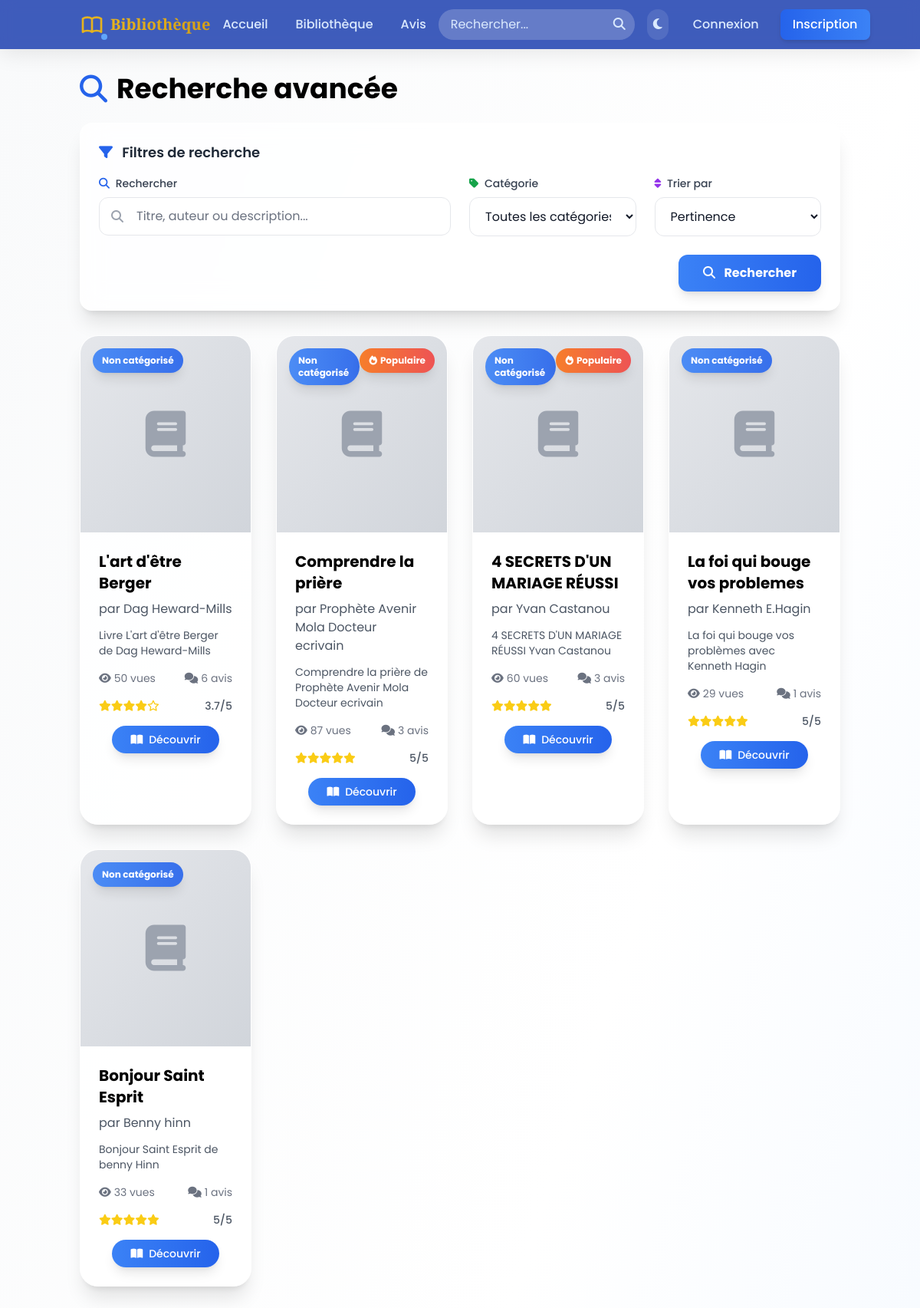
Screenshot of /search.php with the database file from the repository.
### tables this page shows
CREATE TABLE `books` (
  `id` int(11) NOT NULL,
  `title` varchar(255) NOT NULL,
  `description` text DEFAULT NULL,
  `author` varchar(100) DEFAULT NULL,
  `cover_image` varchar(255) DEFAULT NULL,
  `file_path` varchar(255) NOT NULL,
  `pages_count` int(11) DEFAULT NULL,
  `publication_year` int(11) DEFAULT NULL,
  `publisher` varchar(100) DEFAULT NULL,
  `is_featured` tinyint(1) DEFAULT 0,
  `views_count` int(11) DEFAULT 0,
  `created_at` timestamp NULL DEFAULT current_timestamp(),
  `updated_at` timestamp NULL DEFAULT current_timestamp() ON UPDATE current_timestamp()
);

### search.php (the view, shortened to what the rows shown need)
<?php
require_once "classes/Core.php";
require_once "classes/Models.php";
require_once "classes/Repositories.php";
try {
    $bookRepository = new BookRepository();
    $search_query = trim($_GET['q'] ?? '');
    $category_id = intval($_GET['category'] ?? 0);
    $sort = $_GET['sort'] ?? 'relevance';
    $page = max(1, intval($_GET['page'] ?? 1));
    $per_page = 16;
    $offset = ($page - 1) * $per_page;
    if (!empty($search_query)) {
        $books = $bookRepository->searchWithSort($search_query, $sort, $per_page, $offset);
        $total_books = $bookRepository->countSearch($search_query);
    } elseif ($category_id > 0) {
        $books = $bookRepository->findByCategoryWithSort($category_id, $sort, $per_page, $offset);
        $total_books = $bookRepository->countByCategory($category_id);
    } else {
        $books = $bookRepository->findAllWithSort($sort, $per_page, $offset);
    }
} catch (Exception $e) {
    if (config('app.debug', false)) {
        die("Erreur lors de la recherche : " . $e->getMessage());
    } else {
        error_log("Search error: " . $e->getMessage());
        $books = [];
        $categories = [];
        $total_books = 0;
        $total_pages = 0;
        $selected_category_name = '';
    }
}
function highlightSearchTerms($text, $searchQuery) {
    if (empty($searchQuery) || empty($text)) {
        return htmlspecialchars($text);
    }
    $escapedText = htmlspecialchars($text);
    $pattern = '/' . preg_quote($searchQuery, '/') . '/i';
    return preg_replace($pattern, '<span class="search-highlight">$0</span>', $escapedText);
}
include "includes/header.php";
?>
<div class="min-h-screen bg-gradient-to-br from-gray-50 via-white to-blue-50 dark:from-gray-900 dark:via-gray-800 dark:to-blue-900">
    <div class="container mx-auto px-4 py-8">
        <link rel="stylesheet" href="includes/style/search.css">
        <h1 class="text-3xl lg:text-4xl font-bold mb-6 dark:text-white flex items-center animate-fadeInUp">
            <i class="fas fa-search text-blue-600 dark:text-blue-500 mr-3"></i>
            <?php if (!empty($search_query)): ?>
                Résultats de recherche pour "<span class="text-blue-600 dark:text-blue-400"><?php echo htmlspecialchars($search_query); ?></span>"
            <?php else: ?>
                Recherche avancée
            <?php endif; ?>
        </h1>
        <div class="mb-6 animate-fadeInUp delay-100">
            <?php if (!empty($books)): ?>
                <div class="grid grid-cols-1 sm:grid-cols-2 md:grid-cols-3 lg:grid-cols-4 gap-8">
                    <?php foreach ($books as $index => $book): ?>
                        <div class="bg-white/80 dark:bg-gray-800/80 backdrop-blur-lg rounded-3xl shadow-xl border border-white/20 dark:border-gray-700/20 overflow-hidden transition-all duration-500 hover:scale-105 hover:shadow-2xl group animate-fadeInUp" style="animation-delay: <?php echo ($index % 4 + 1) * 100; ?>ms">
                            <a href="book.php?id=<?php echo $book->getId(); ?>" class="block h-full">
                                <div class="relative overflow-hidden">
                                    <?php if ($book->hasCover()): ?>
                                        <div class="w-full h-64 bg-gradient-to-br from-gray-200 to-gray-300 dark:from-gray-700 dark:to-gray-800 flex items-center justify-center" style="display:none;">
                                            <i class="fas fa-book text-6xl text-gray-400 dark:text-gray-500"></i>
                                        </div>
                                    <?php else: ?>
                                        <div class="w-full h-64 bg-gradient-to-br from-gray-200 to-gray-300 dark:from-gray-700 dark:to-gray-800 flex items-center justify-center">
                                            <i class="fas fa-book text-6xl text-gray-400 dark:text-gray-500"></i>
                                        </div>
                                    <?php endif; ?>
                                    <div class="absolute top-4 left-4 right-4 flex justify-between items-start">
                                        <div class="bg-gradient-to-r from-blue-500/90 to-blue-600/90 text-white text-xs font-bold px-3 py-2 rounded-full shadow-lg backdrop-blur-sm">
                                            <?php echo htmlspecialchars($book->getCategoryName() ?? 'Non catégorisé'); ?>
                                        </div>
                                        <?php if ($book->getViewsCount() > 50): ?>
                                            <div class="bg-gradient-to-r from-orange-500/90 to-red-500/90 text-white text-xs font-bold px-3 py-2 rounded-full shadow-lg backdrop-blur-sm flex items-center">
                                                <i class="fas fa-fire mr-1"></i> Populaire
                                            </div>
                                        <?php endif; ?>
                                    </div>
                                </div>
                                <div class="p-6">
                                    <h3 class="text-xl font-bold mb-2 dark:text-white line-clamp-2">
                                        <?php echo highlightSearchTerms($book->getTitle(), $search_query); ?>
                                    </h3>
                                    <?php if ($book->getAuthor()): ?>
                                        <p class="text-gray-600 dark:text-gray-400 mb-3">
                                            par <?php echo highlightSearchTerms($book->getAuthor(), $search_query); ?>
                                        </p>
                                    <?php endif; ?>
                                    <?php if ($book->getDescription()): ?>
                                        <p class="text-gray-600 dark:text-gray-400 text-sm mb-4 line-clamp-3">
                                            <?php echo highlightSearchTerms($book->getShortDescription(120), $search_query); ?>
                                        </p>
                                    <?php endif; ?>
                                    <div class="flex items-center justify-between text-sm text-gray-500 dark:text-gray-400 mb-4">
                                        <div class="flex items-center">
                                            <i class="fas fa-eye mr-1"></i>
                                            <?php echo $book->getFormattedViews(); ?> vues
                                        </div>
                                        <?php if ($book->getTotalReviews() > 0): ?>
                                            <div class="flex items-center">
                                                <i class="fas fa-comments mr-1"></i>
                                                <?php echo $book->getTotalReviews(); ?> avis
                                            </div>
                                        <?php endif; ?>
                                    </div>
                                    <?php if ($book->getAvgRating() > 0): ?>
                                        <div class="flex items-center justify-between mb-4">
                                            <div class="flex items-center text-yellow-400">
                                                <?php foreach ($book->getStarsArray() as $isFilled): ?>
                                                    <i class="<?php echo $isFilled ? 'fas' : 'far'; ?> fa-star text-sm"></i>
                                                <?php endforeach; ?>
                                            </div>
                                            <span class="text-sm font-medium text-gray-600 dark:text-gray-400">
                                                <?php echo round($book->getAvgRating(), 1); ?>/5
                                            </span>
                                        </div>
                                    <?php endif; ?>
                                    <div class="flex justify-center">
                                        <span class="bg-gradient-to-r from-blue-500 to-blue-600 hover:from-blue-600 hover:to-blue-700 text-white text-sm font-medium px-6 py-2 rounded-full transition-all duration-300 hover:scale-105 shadow-lg inline-flex items-center">
                                            <i class="fas fa-book-open mr-2"></i>
                                            Découvrir
                                        </span>
                                    </div>
                                </div>
                            </a>
                        </div>
                    <?php endforeach; ?>
                </div>
            <?php endif; ?>
        </div>
    </div>
</div>
<?php include "includes/footer.php"; ?>

### rows the page displays
books: CategoryName "Non catégorisé", title "L'art d'être Berger", author "Dag Heward-Mills", description "Livre L'art d'être Berger de Dag Heward-Mills", views_count "50", TotalReviews "6", AvgRating "3.7"
books: CategoryName "Non catégorisé", shows "Populaire", title "Comprendre la prière", author "Prophète Avenir Mola Docteur ecrivain", description "Comprendre la prière de Prophète Avenir Mola Docteur ecrivain", views_count "87", TotalReviews "3", AvgRating "5"
books: CategoryName "Non catégorisé", shows "Populaire", title "4 SECRETS D'UN MARIAGE RÉUSSI", author "Yvan Castanou", description "4 SECRETS D'UN MARIAGE RÉUSSI Yvan Castanou", views_count "60", TotalReviews "3", AvgRating "5"
books: CategoryName "Non catégorisé", title "La foi qui bouge vos problemes", author "Kenneth E.Hagin", description "La foi qui bouge vos problèmes avec Kenneth Hagin", views_count "29", TotalReviews "1", AvgRating "5"
books: CategoryName "Non catégorisé", title "Bonjour Saint Esprit", author "Benny hinn", description "Bonjour Saint Esprit de benny Hinn", views_count "33", TotalReviews "1", AvgRating "5"
